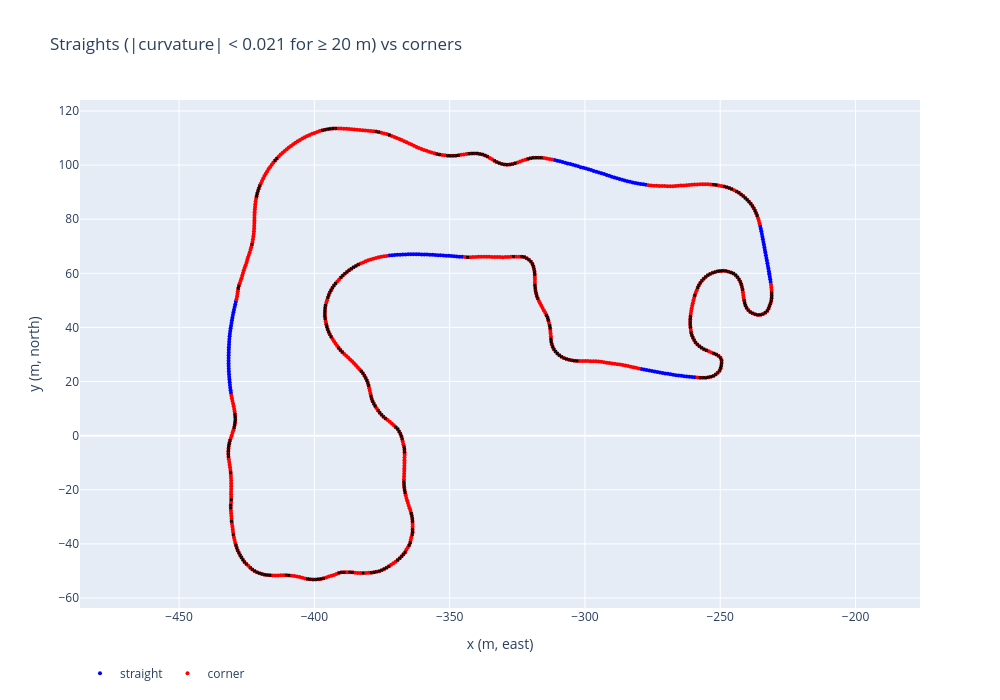

Source (notebook cell):
### Code cell
import numpy as np
import plotly.graph_objects as go
from src.loader import load_centerline

K_STRAIGHT = 0.021      # |curvature| below this = straight-ish
MIN_STRAIGHT_M = 20    # straight-ish stretch must be at least this long
K_CORNER = 0.038


cl = load_centerline()

# 1. points with low curvature
low = (cl["curvature"].abs() < K_STRAIGHT).to_numpy()

# 2. number each run of consecutive equal values
run_id = np.concatenate([[0], np.cumsum(low[1:] != low[:-1])])

# 3. the track is a loop: if first and last points have the same value, they're the same run
if low[0] == low[-1] and run_id[-1] != 0:
    run_id[run_id == run_id[-1]] = 0

# 4. length of each run (1 point = 1 m) and keep only long-enough low-curvature runs
run_len = np.bincount(run_id)
cl["is_straight"] = low & (run_len[run_id] >= MIN_STRAIGHT_M)

fig = go.Figure()
for is_straight, colour, name in [(True, "blue", "straight"), (False, "red", "corner")]:
    part = cl[cl["is_straight"] == is_straight]
    fig.add_trace(go.Scatter(
        x=part["x"], y=part["y"],
        mode="markers",
        marker=dict(size=4, color=colour),
        customdata=part[["s", "curvature"]],
        hovertemplate="s=%{customdata[0]:.0f} m<br>curvature=%{customdata[1]:.04f}<extra></extra>",
        name=name,
    ))

# equal scales so the track shape isn't distorted
fig.update_yaxes(scaleanchor="x", scaleratio=1)
fig.update_layout(title=f"Straights (|curvature| < {K_STRAIGHT} for ≥ {MIN_STRAIGHT_M} m) vs corners",
                  xaxis_title="x (m, east)", yaxis_title="y (m, north)",
                  height=700, width=1000,
                  legend=dict(orientation="h", y=-0.1))
sharp = cl[cl["curvature"].abs() > K_CORNER]
fig.add_trace(go.Scatter(
    x=sharp["x"], y=sharp["y"],
    mode="markers",
    marker=dict(size=3, color="black", symbol="x"),
    hoverinfo="skip",
    showlegend=False,
))
fig.show()

### Figure 1 — Plotly figure (JSON) as saved in the notebook; plotly's stock layout.template omitted (floating-point values rounded to 4 significant figures; data arrays with more than 128 entries replaced by an {"elided": "..."} marker saying what was removed)
{"data": [{"customdata": {"elided": "143x2 float values"}, "hovertemplate": "s=%{customdata[0]:.0f} m<br>curvature=%{customdata[1]:.04f}<extra></extra>", "marker": {"color": "blue", "size": 4}, "mode": "markers", "name": "straight", "type": "scatter", "x": {"elided": "143 float values"}, "y": {"elided": "143 float values"}}, {"customdata": {"elided": "663x2 float values"}, "hovertemplate": "s=%{customdata[0]:.0f} m<br>curvature=%{customdata[1]:.04f}<extra></extra>", "marker": {"color": "red", "size": 4}, "mode": "markers", "name": "corner", "type": "scatter", "x": {"elided": "663 float values"}, "y": {"elided": "663 float values"}}, {"hoverinfo": "skip", "marker": {"color": "black", "size": 3, "symbol": "x"}, "mode": "markers", "showlegend": false, "type": "scatter", "x": {"elided": "319 float values"}, "y": {"elided": "319 float values"}}], "layout": {"height": 700, "legend": {"orientation": "h", "y": -0.1}, "title": {"text": "Straights (|curvature| < 0.021 for ≥ 20 m) vs corners"}, "width": 1000, "xaxis": {"title": {"text": "x (m, east)"}}, "yaxis": {"scaleanchor": "x", "scaleratio": 1, "title": {"text": "y (m, north)"}}}}
